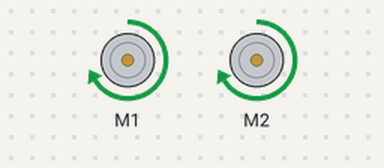
Bench run of a sketch on a simulated Arduino Uno, built with avr-gcc and run on an emulated ATmega328P. On the bench: 2 × DC motor (green arrow = forward, orange = backward, longer = faster).

Above: at 2.5 s.
At 7.5 s:
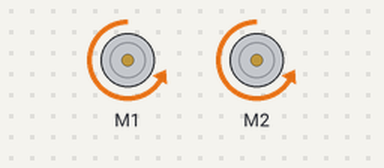
At 10.2 s:
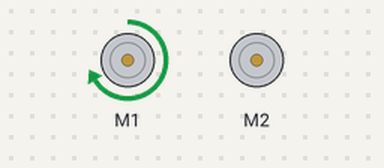
At 11.2 s:
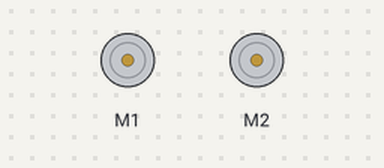
Timing chart, 0 to 15.0 s (numbered marks = the images above):
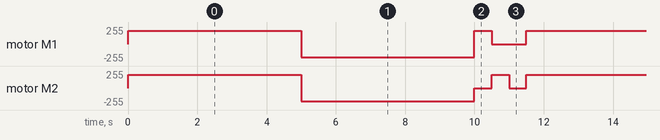

Measured:
- by itself, motor M1: repeats every 11.5 s: backward 200/255 5.0 s, forward 200/255 0.50 s, stopped 1.0 s, forward 200/255 5.0 s
- by itself, motor M2: repeats every 11.5 s: backward 200/255 5.0 s, stopped 0.50 s, forward 200/255 0.50 s, stopped 0.50 s, forward 200/255 5.0 s

The sketch:

Robo.ino
```cpp
#include <AFMotor.h>
const int motorspeed = 200;
AF_DCMotor motorG(1);
AF_DCMotor motorM(2);
void setup() {
  motorG.setSpeed(motorspeed);  // Set the speed of motor G
  motorM.setSpeed(motorspeed);  // Set the speed of motor M
  // Release motors (stop them initially)
  motorG.run(RELEASE);
  motorM.run(RELEASE);
}
void loop() {
  // Forward motion
  motorG.run(FORWARD);
  motorM.run(FORWARD);
  delay(5000);
  // Backward motion
  motorG.run(BACKWARD);
  motorM.run(BACKWARD);
  delay(5000);
  // Left turn
  motorG.run(FORWARD);
  motorM.run(RELEASE);
  delay(500);
  // Right turn
  motorG.run(RELEASE);
  motorM.run(FORWARD);
  delay(500);
  // Stop
  motorG.run(RELEASE);
  motorM.run(RELEASE);
  delay(500);
}
```
